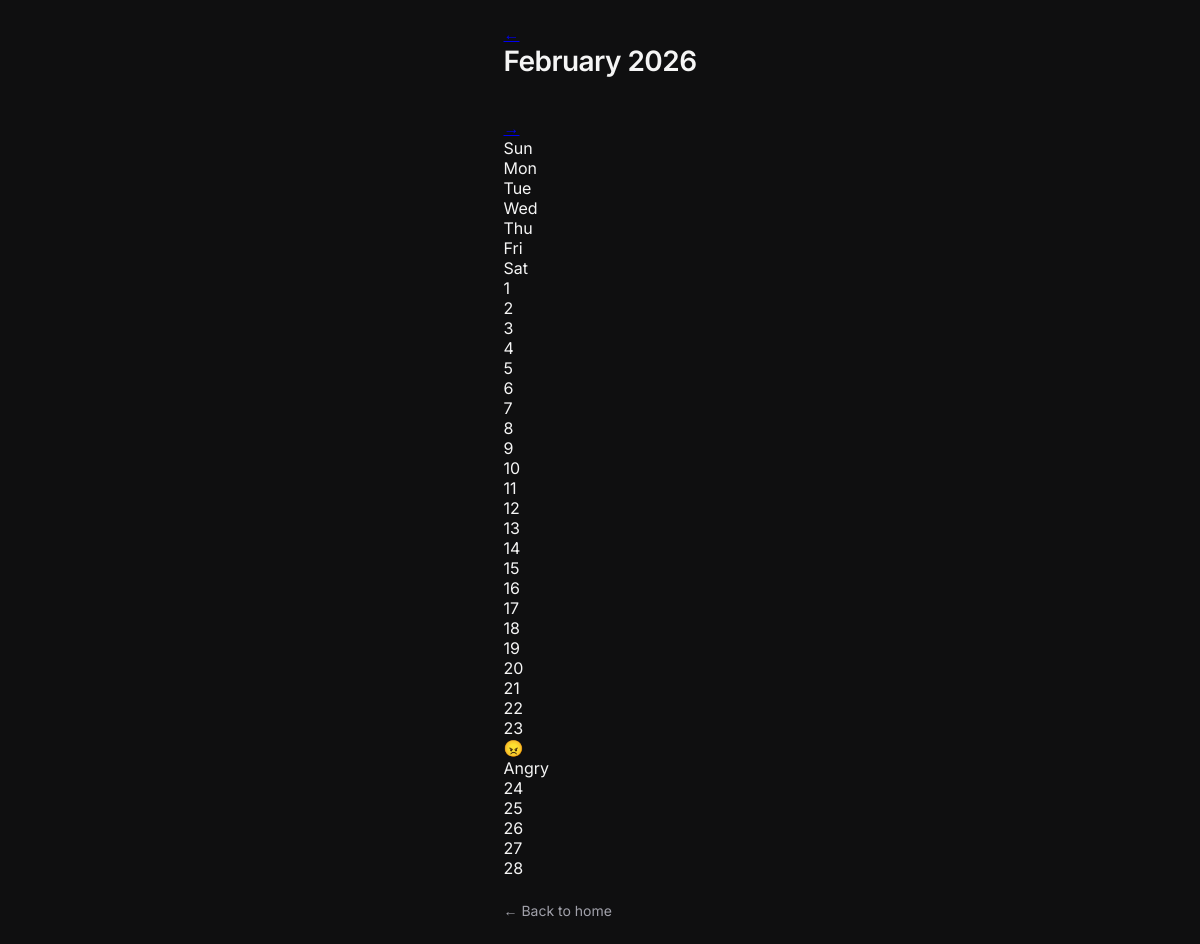
/calendar, run on an earlier commit of the app's database.
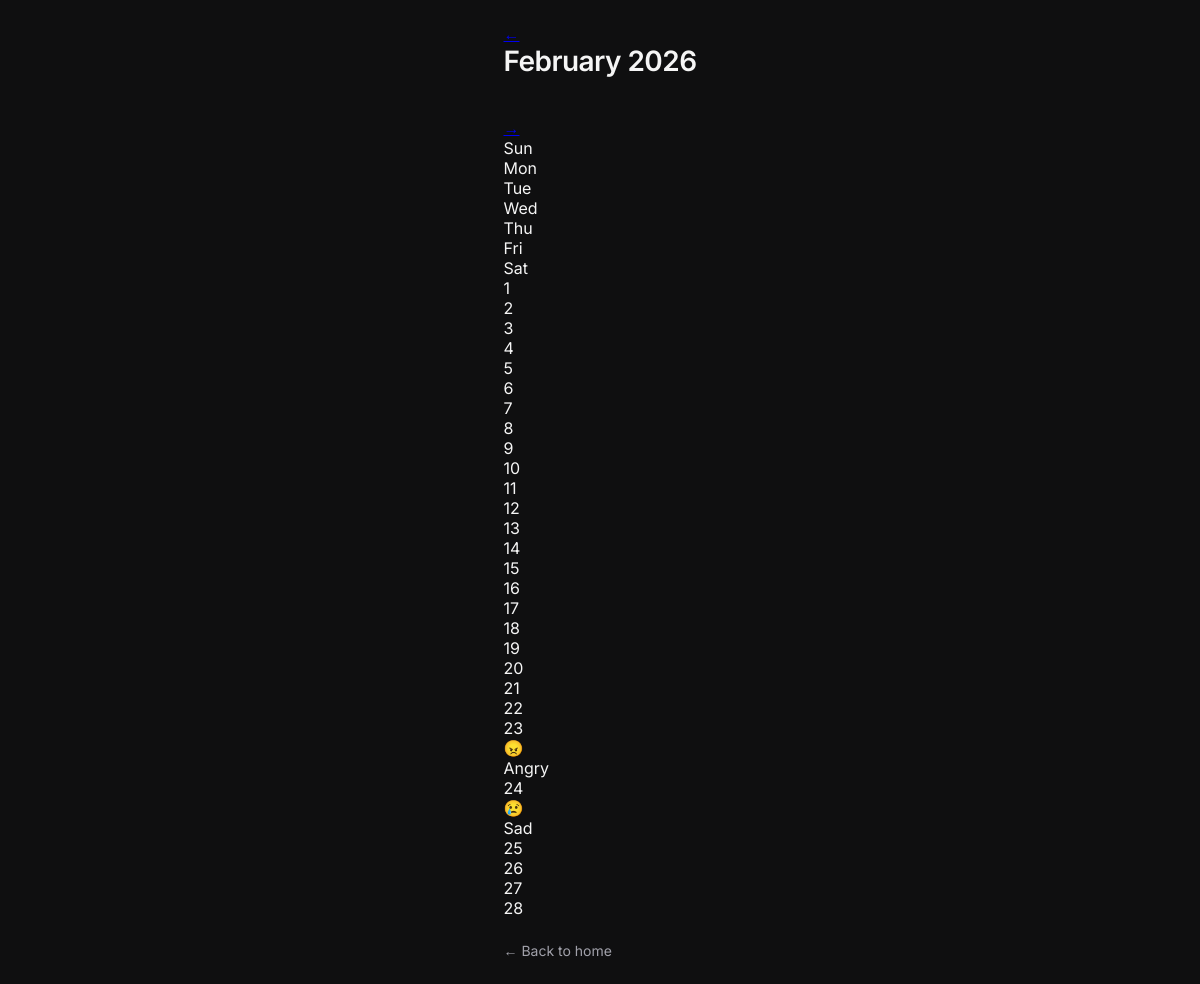
And on a later commit of the database.
### tables this page shows
CREATE TABLE moods (
        id INTEGER PRIMARY KEY AUTOINCREMENT,
        mood TEXT,
        date TEXT
        );

### app.py (the view)
@app.route("/calendar")
def calendar():
    with get_db() as db:
        now = datetime.now()
        year = request.args.get('year', now.year, type=int)
        month = request.args.get('month', now.month, type=int)
        moods = db.execute(
            "SELECT date, mood FROM moods WHERE strftime('%Y', date) = ? AND strftime('%m', date) = ?",
            (str(year), f"{month:02d}")
        ).fetchall()
        mood_dict = {mood[0]: mood[1] for mood in moods}
        first_day_weekday, num_days = monthrange(year, month)
        month_names = ['January', 'February', 'March', 'April', 'May', 'June',
                       'July', 'August', 'September', 'October', 'November', 'December']
        return render_template("calendar.html",
                             mood_dict=mood_dict,
                             year=year,
                             month=month,
                             month_name=month_names[month-1],
                             first_day_weekday=first_day_weekday,
                             num_days=num_days)

### app.py (called while the page is built)
def get_db():
    return sqlite3.connect("moods.db")

### templates/calendar.html (shortened to what this page needs)
<!DOCTYPE html>
<html lang="en">
<head>
    <link rel="stylesheet" href="/static/styles.css">
</head>
<body>
    <div class="calendar-container">
        <div class="calendar-header">
            <a href="/calendar?year={{ year }}&month={{ month - 1 if month > 1 else 12 }}" class="nav-btn">←</a>
            <h1>{{ month_name }} {{ year }}</h1>
            <a href="/calendar?year={{ year }}&month={{ month + 1 if month < 12 else 1 }}" class="nav-btn">→</a>
        </div>
        <div class="calendar-grid">
            <div class="calendar-day-header">Sun</div>
            <div class="calendar-day-header">Mon</div>
            <div class="calendar-day-header">Tue</div>
            <div class="calendar-day-header">Wed</div>
            <div class="calendar-day-header">Thu</div>
            <div class="calendar-day-header">Fri</div>
            <div class="calendar-day-header">Sat</div>
            {% for day in range(1, num_days + 1) %}
                {% set date_str = "%04d-%02d-%02d"|format(year, month, day) %}
                {% set mood = mood_dict.get(date_str) %}
                <div class="calendar-cell {% if mood %}has-mood{% endif %}">
                    <div class="day-number">{{ day }}</div>
                    {% if mood %}
                        <div class="mood-emoji">
                            {% if mood == 'Happy' %}😊
                            {% elif mood == 'Sad' %}😢
                            {% elif mood == 'Angry' %}😠
                            {% elif mood == 'Tired' %}😴
                            {% endif %}
                        </div>
                        <div class="mood-label">{{ mood }}</div>
                    {% endif %}
                </div>
            {% endfor %}
        </div>
        <a href="/" class="back-link">← Back to home</a>
    </div>
</body>
</html>

What changed in the data, as far as the page shows it:
added moods: mood "Sad"
Also different on the page:
new list line: "24"
list line gone: "24"
